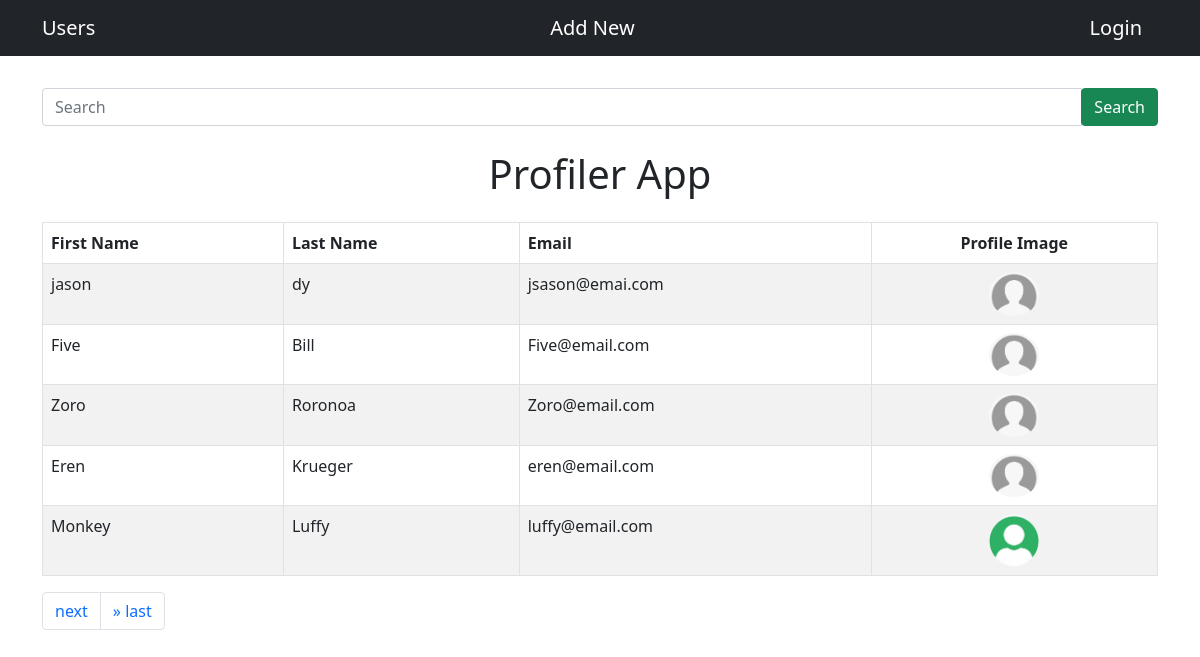
/users/, run on the app's committed database.
### users/models.py (models this page shows, shortened)
class User(models.Model):
    user_name = models.CharField(max_length=200, verbose_name='First Name')
    user_lname = models.CharField(max_length=200, verbose_name='Last Name')
    user_email = models.EmailField(unique=True, max_length=200, verbose_name='Email')
    user_position = models.CharField(max_length=200, verbose_name='Position')
    user_image = models.ImageField(upload_to=image_path, default='profile_pic/image.jpg')
    pub_date = models.DateField(default=now)

### users/views.py (the view)
# urls.py: path('', views.index, name='index'),
def index(request):
    user_list = User.objects.all().order_by('-id')
    paginator = Paginator(user_list, 5)
    page_number = request.GET.get('page')
    user_list = paginator.get_page(page_number)
    return render(request, 'users/index.html', {
        'page_obj': user_list,
    })

### templates/users/index.html (shortened to what this page needs)
{% extends 'base.html' %}
{% block content %}
  <form action="{% url 'users:search' %}" method='GET' class="mb-4 mt-2">
    <div class="input-group">
      <input type="text" class="form-control" placeholder="Search" name="search" required>
      <div class="input-group-append">
        <button type="submit" class="btn btn-success">Search</button>
      </div>
    </div>
  </form>
  <h1 class="text-center mb-4">Profiler App</h1>
  {% if page_obj %}
  <div class="table-responsive">
    <table class="table table-bordered table-striped table-hover">
      <thead>
        <tr>
          <th>First Name</th>
          <th>Last Name</th>
          <th>Email</th>
          <th class="text-center">Profile Image</th>
        </tr>
      </thead>
      <tbody>
        {% for user in page_obj %}
        <tr>
          <td>{{user.user_name}}</td>
          <td>{{user.user_lname}}</td>
          <td>{{user.user_email}}</td>
          <td class="text-center">
            <a href="{% url 'users:detail' user.id %}">
              <img src="media/{{user.user_image}}" alt="userimage" width="50" class="rounded-circle">
            </a>
          </td>
        </tr>
        {% endfor %}
      </tbody>
    </table>
    <ul class="pagination">
        {% if page_obj.has_next %}
            <li class="page-item"><a href="?page={{page_obj.next_page_number}}" class="page-link">  next</a></li>
            <li class="page-item"><a href="page_obj.paginator.num_pages" class="page-link">&raquo; last</a></li>
        {% endif %}
    </ul>
  </div>
  {% else %}
    <p>no record</p>
  {% endif %}
{% endblock %}

### templates/base.html (shortened to what this page needs)
{% load static %}
<!doctype html>
<html lang="en">
<head>
    <link href="https://cdn.jsdelivr.net/npm/bootstrap@5.0.0-beta3/dist/css/bootstrap.min.css" rel="stylesheet">
    <link rel="stylesheet" href="{% static 'css/style.css' %}">
</head>
<body>
{% include 'partials/_navbar.html' %}
    <div class="container">
        <div class="row mt-2">
            <div class="col-lg-12">
                {% block content %}{% endblock %}
            </div>
        </div>
    </div>
</body>
</html>

### templates/partials/_navbar.html
<nav class="navbar navbar-dark bg-dark mb-4">
    <div class="container">
        <a href="/users" class="navbar-brand">Users</a>
        <a href="/users/add" class="navbar-brand">Add New</a>
        {% if user.is_authenticated %}
            <a href="/users/logout" class="navbar-brand">Logout</a>
        {% else %}
            <a href="/users/login" class="navbar-brand">Login</a>
        {% endif %}
    </div>
</nav>

### data on the page
User: user_name "jason", user_lname "dy", user_email "jsason@emai.com", user_image (picture)
User: user_name "Five", user_lname "Bill", user_email "Five@email.com", user_image (picture)
User: user_name "Zoro", user_lname "Roronoa", user_email "Zoro@email.com", user_image (picture)
User: user_name "Eren", user_lname "Krueger", user_email "eren@email.com", user_image (picture)
User: user_name "Monkey", user_lname "Luffy", user_email "luffy@email.com", user_image (picture)
